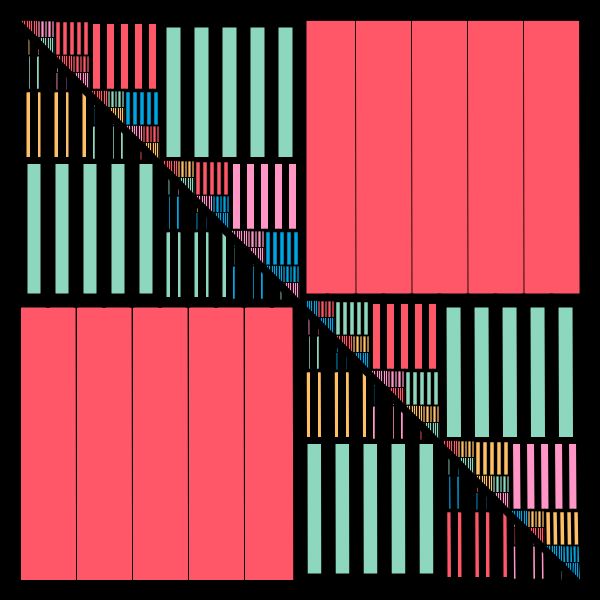
Frame 1 (no input)
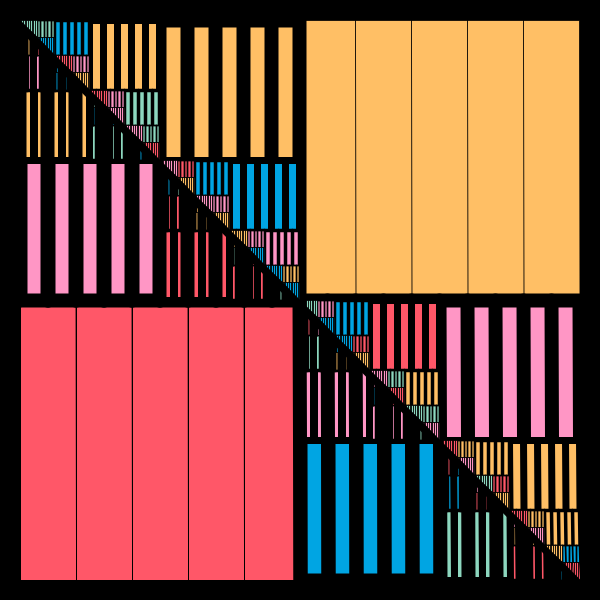
Frame 2 (the mouse pressed at the canvas centre, redrawn once)

The Processing sketch that drew these frames (run headless with seeded random() and noise(); the mouse was pressed at the canvas centre and the sketch redrawn once):

// Processing sketch: Fun05_Self_Similar_Figures2
// ── Fun05_Self_Similar_Figures2.pde
// By Risou
// https://risoume.github.io/

color[] colors = {#00A5E3, #8DD7BF, #FF96C5, #FF5768, #FFBF65};
float b, h;
int pad = 20;

void setup() {
  size(600, 600);
  noLoop();
  init();
}

void init() {
  b = width-2*pad;
  h = b;
}

void draw() {
  background(0);
  strokeWeight(1);

  pushMatrix();
  translate(pad, pad);
  triangles(0, 0, b, h);
  translate(b, h);
  rotate(-PI);
  triangles(0, 0, b, h);
  popMatrix();
}

void triangles(float x, float y, float b, float h) {
  if (b < 500) strokeWeight(0.05*b);
  fill(colors[int(random(colors.length))]);
  triangle(x, y, x, y+h, x+b, y+h);
  for (int i = 0; i < 10; i++) {
    line(x+(i+1)*b/10, y, x+(i+1)*b/10, y+h);
  }
  if (b < 20) return;
  triangles(x, y, b/2, h/2);
  triangles(x+b/2, y+h/2, b/2, h/2);
}

void mouseReleased() {
  init();
  redraw();
}
